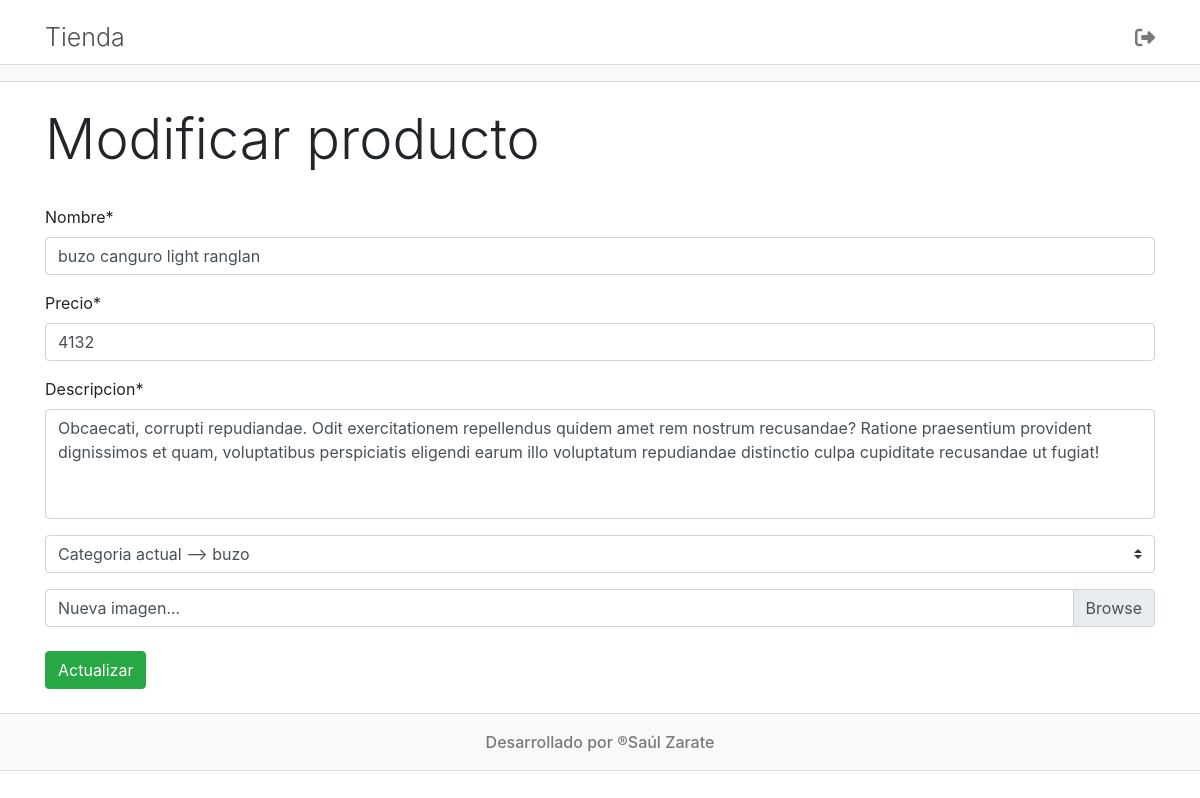
Screenshot of /index.php?controller=producto&action=create&id=7 (signed in) with the database file from the repository.
### tables this page shows
CREATE TABLE `producto` (
  `id` tinyint(3) UNSIGNED NOT NULL,
  `nombre` varchar(100) NOT NULL,
  `precio` float NOT NULL,
  `descripcion` text NOT NULL,
  `imagen` varchar(200) NOT NULL,
  `categoria_id` tinyint(3) UNSIGNED NOT NULL
);

### controllers/ProductoController.php (called while the page is built, shortened)
<?php
require_once __DIR__ . "/../models/Producto.php";
require_once __DIR__ . "/../models/Categoria.php";
require_once __DIR__ . "/../helpers/Utils.php";
class ProductoController{
    public function create(){
        if( isset($_GET["id"]) ){
            $producto_id = $_GET["id"];
            $productoDB = new Producto();
            $productoDB->setId($producto_id);
            $producto = $productoDB->getOne();
        }
        require_once __DIR__ . "/../views/producto/crear.php";
    }
}

### config/db.php (called while the page is built)
<?php
class DataBase {
    public static function conexion(){
        try{
            $baseDatos = "dvshop";
            $host = "127.0.0.1";
            $port = 3306;
            $user = "root";
            $password = "";
            return new PDO("mysql:dbname=$baseDatos;chartset=UTF-8;host=$host;port=$port",$user,$password);
        }catch( Exception $e ){
            echo "Erro en la conexion con la base de datos <br>";
            echo $e->getMessage();
            exit();
        }
    }
}

### models/Producto.php (called while the page is built, shortened)
<?php
require_once __DIR__ . "/../config/db.php";
class Producto{
    private $id;
    private $db;
    public function __construct(){
        $this->db = DataBase::conexion();
    }
    public function setId($id){
        $this->id = $id;
    }
    public function getOne(){
        $sql = "SELECT * FROM producto WHERE id = :id";
        $query = $this->db->prepare($sql);
        $query->execute([
            ":id" => $this->id
        ]);
        return $query->fetch(PDO::FETCH_OBJ);
    }
}

### helpers/Utils.php (called while the page is built, shortened)
<?php
class Utils {
  public static function showCategorias(){
    require_once __DIR__ . "/../models/Categoria.php";
    $categorias = new Categoria();
    return $categorias->getAll();
  }
}

### models/Categoria.php (called while the page is built, shortened)
<?php
require_once __DIR__ . "/../config/db.php";
class Categoria {
    private $db;
    public function __construct(){
        $this->db = DataBase::conexion();
    }
    public function getAll(){
        $sql = "SELECT * FROM categoria";
        $query = $this->db->prepare($sql);
        $query->execute();
        return $query->fetchAll(PDO::FETCH_OBJ);
    }
}

### views/producto/crear.php (the view, shortened to what this page needs)
<!DOCTYPE html>
<html lang="es">
<head>
    <?php require_once __DIR__ . "/../layout/links.php" ?>
</head>
<body>
    <?php require_once __DIR__ . "/../layout/header.php" ?>
    <?php require_once __DIR__ . "/../layout/nav.php" ?>
    <main class="container">
        <div class="row my-4">
            <div class="col-12 mb-4">
                <?php if (isset($producto)) : ?>
                    <h2 class="display-4">Modificar producto</h2>
                <?php else : ?>
                    <h2 class="display-4">Nuevo producto</h2>
                <?php endif; ?>
            </div>
            <div class="col-12">
                <form <?php if (!isset($producto)) : ?> action="<?= base_url . 'index.php?controller=producto&action=save' ?>" <?php else : ?> action="<?= base_url . 'index.php?controller=producto&action=update' ?>" <?php endif; ?> method="POST" enctype="multipart/form-data">
                    <div class="form-group">
                        <label for="nombre">Nombre*</label>
                        <input type="text" class="form-control" value="<?= isset($producto) ? $producto->nombre : "" ?>" name="nombre" id="nombre" placeholder="Ingrese el nombre" required>
                    </div>
                    <div class="form-group">
                        <label for="precio">Precio*</label>
                        <input type="number" class="form-control" value="<?= isset($producto) ? $producto->precio : "" ?>" name="precio" id="precio" placeholder="Ingrese el precio" required>
                    </div>
                    <div class="form-group">
                        <label for="descripcion">Descripcion*</label>
                        <textarea class="form-control" name="descripcion" id="descripcion" rows="4" placeholder="Ingrese una descripcion del producto" required><?= isset($producto) ? $producto->descripcion : "" ?></textarea>
                    </div>
                    <div class="form-group">
                        <select class="custom-select" name="categoriaId" required>
                            <?php if (!isset($producto)) : ?>
                                <option value="" selected>-- Seleccione una categoria --</option>
                                <?php foreach (Utils::showCategorias() as $categoria) : ?>
                                    <option value="<?= $categoria->id ?>"><?= $categoria->nombre ?></option>
                                <?php endforeach; ?>
                            <?php else : ?>
                                <?php foreach (Utils::showCategorias() as $categoria) :
                                    if ($categoria->id == $producto->categoria_id) : ?>
                                        <option value="<?= $categoria->id ?>" selected>Categoria actual --> <?= $categoria->nombre ?></option>
                                    <?php else : ?>
                                        <option value="<?= $categoria->id ?>"><?= $categoria->nombre ?></option>
                                <?php endif;
                                endforeach; ?>
                            <?php endif; ?>
                        </select>
                    </div>
                    <div class="custom-file">
                        <label class="custom-file-label" for="customFile"><?= isset($producto) ? "Nueva imagen..." : "Ingrese una imagen...*" ?></label>
                    </div>
                    <button type="submit" class="btn btn-success mt-4" name="submitCrear"><?= isset($producto) ? "Actualizar" : "Agregar" ?></button>
                </form>
            </div>
        </div>
    </main>
    <?php require_once __DIR__ . "/../layout/footer.php" ?>
</body>
</html>

### assets/css/style.css (style rules this page uses)
* { margin: 0; padding: 0; box-sizing: border-box; }
textarea { resize: none; }

### rows the page displays
producto: nombre "buzo canguro light ranglan", precio "4132", descripcion "Obcaecati, corrupti repudiandae. Odit exercitationem repellendus quidem amet rem nostrum recusandae? Ratione praesentium provident dignissimos et quam, voluptatibus perspiciatis eligendi earum illo voluptatum repudiandae distinctio culpa cupiditate recusandae ut fugiat!"
